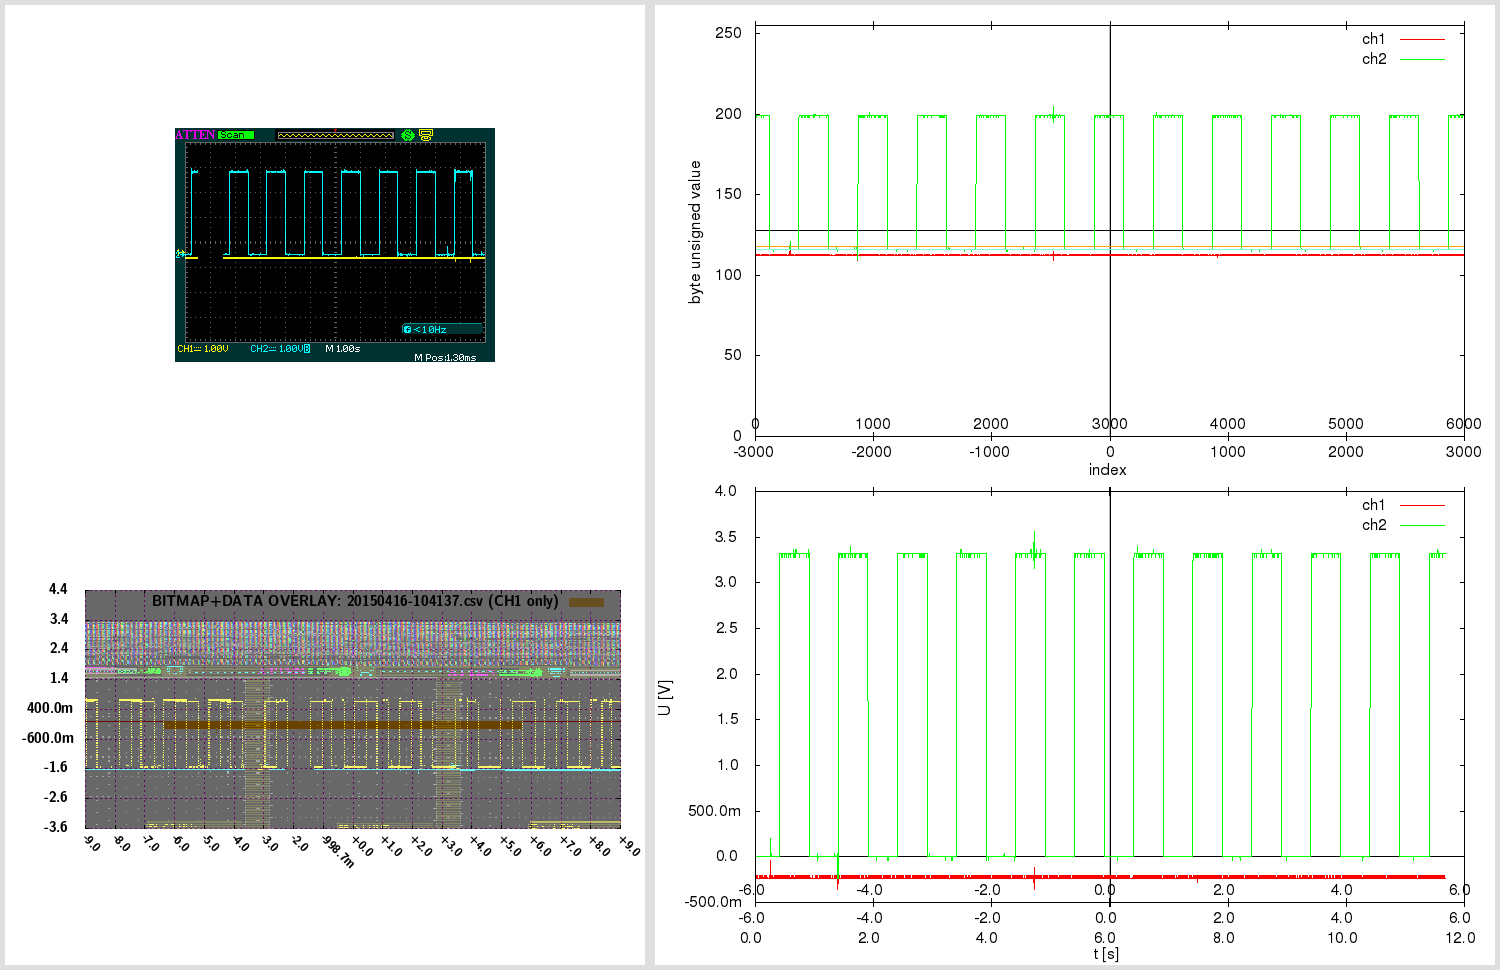

gnuplot code for this plot:

# 20150416-104137.gnuplot [generated by /home/warreee/attenload/adsparse-wave.pl]
# single gnuplot file, with two potentially independent scripts
# generates three plots: one based on integer, other based on real (SI) values
# and one bitmap overlay - and then montages them using ImageMagick

# attengrab .csv can just be centered (over t)
# -> the x=0 (t=0) will correspond to scope center
# (but .DAV/.CSV will also need extra sample alignment)

# in Linux, to see available fonts, do:
# fc-list --verbose | grep 'fullname:' | less
# the two fonts used here:
# LMSansDemiCond10-Regular or "Latin Modern Sans Demi Cond"; and Helvetica
# Helvetica doesn't even get reported on my system:
# $ fc-list --verbose | grep 'fullname:' | grep -i 'Helvetica\|Demi Cond'
#	fullname: "LM Sans Demi Cond 10 Regular"(s) "LMSansDemiCond10-Regular"(s)


print "Gnuplotting..."

## "master settings" (shared between both parts of script)

# line color - specified by linestyles
set style line 1 linetype 1 linecolor rgb "red"
set style line 2 linetype 1 linecolor rgb "green"
set style line 3 linetype 1 linecolor rgb "orange"
set style line 4 linetype 1 linecolor rgb "aquamarine"
set style line 5 linetype -1 linecolor rgb "black"
set style line 6 linetype -1 linecolor rgb "gray"
set style line 7 linetype 1 linecolor rgb "blue"


# VARIABLES ########### ########### ###########

fnbase="20150416-104137"
fn_bmp = fnbase . ".bmp"
fn_pngr = fnbase . "_r.png"
fn_pngi = fnbase . "_i.png"
fn_pngov = fnbase . "_ov.png"
fn_pngt = fnbase . "_tmp.png"
fn_pngo = fnbase . ".png"

# scope screen(shot) properties
tdiv = 1          # T/DIV (50e-9)
toffs = 0.00129999995231628        # time offset (scope) (200e-9)
vdiv1 = 1        # V/DIV CH1 (500e-3)
vdiv2 = 1         # V/DIV CH2 (50e-3)
voffs1 = -0.4         # volt offset CH1 (-1.5)
voffs2 = -0.48       # volt offset CH2 (100e-3)
sampintp  = 0.0020000001563    # (500e-12)
sampintf  = 1/sampintp
sratacqf  = 2500      # (250e6)
sratacqp  = 1/sratacqf
#osf = 1.00    # oversample factor (multiplies .CSV and .DAV time domain) # unused here
adsFactor = 1.28

# (edges of current capture and divisions)
scope_hdiv=18
scope_vdiv=8
# enforce floating point (see below)
scope_trange = scope_hdiv*tdiv*1.0    # (900e-9)
scope_left=toffs-(scope_trange/2)     # (-250e-9)
scope_right=toffs+(scope_trange/2)    # (650e-9)
scope_bottom=-voffs1-(scope_vdiv*vdiv1/2) # -500e-3
scope_top=-voffs1+(scope_vdiv*vdiv1/2)    # 3.5

totalch1Vspan=scope_vdiv*vdiv1
totalch2Vspan=scope_vdiv*vdiv2
ch1Vcoeff = adsFactor*totalch1Vspan/(2**8)
ch2Vcoeff = adsFactor*totalch2Vspan/(2**8)

voffs1int = voffs1/ch1Vcoeff  # -10
voffs2int = voffs2/ch2Vcoeff  # -12

acsv_fn = fnbase . '.csv' # '20130020-013902.csv' # from attenload tmp_wav
acsz=6000         # tmp_wav/.csv size (900)
fts=0.0020000001563         # final timestep (sampling period)
# here scope_trange could be 18*1, with acsz 16000;
# if as integer, 18/16000 would be 0 - enforce floating point
# above enforcing scope_trange to float doesn't work,
# must again here:
tdivp = 1.0*scope_trange/acsz   # sampling rate, based on scope range and numsamples in tmp (1ns)
tdivf = 1/tdivp             # freq based on that sampling rate

# just in case - not needed usually:
triglevel=440e-3
trigholdoff=100e-9

toffsamp = toffs/fts		# 0
# time finetune offset - int (samples) (depends on range)
tfoi = -164


#### extract bitmap from .png, if .bmp not present
# was -crop 480x234+10+10; now -crop 480x234+95+128

cmdstr = 'if (! test -f "'.fn_bmp.'") ; then \
  echo -n "'.fn_bmp.' not found .. " ; \
  if [ -f "'.fn_pngo.'" ] ; then \
    echo -n "'.fn_pngo.' found - extracting" ; \
    convert -crop 480x234+95+128 "'.fn_pngo.'" "'.fn_bmp.'" ; \
  else \
    echo -n "'.fn_pngo.' not found - cannot extract" ; \
  fi ; \
else \
  echo -n "'.fn_bmp.' found - using that" ; \
fi; echo'

#print cmdstr
# note - since cmdstr above uses double quotes,
# must use single quotes for bash here!:
print system("bash -c '". cmdstr ."' 2>&1")


##################################
###### plot directly with unsigned byte data

set terminal png size 840,480
set termoption enhanced
set termoption font "Helvetica, 12"

set output fn_pngi
set datafile separator ","

# set axis label
set xlabel "index" offset 0.0,0.8
set ylabel "byte unsigned value" offset 1.0,0.0


# horizontal line as functions
zeroline(x)=128
ch1offs(x)=128+voffs1int # (-10)
ch2offs(x)=128+voffs2int # (-12)

# vertical line - headless arrow
# "y" scope axis in middle:
ymI = acsz/2
set arrow from ymI,0 to ymI,255 nohead ls 5
# time offset:
toI = ymI - toffs/fts
set arrow from toI,0 to toI,255 nohead ls 6


# must use multiplot here, to have two x-axes
# and thus, must set lmargin, so both graphs match

set size 1.0,0.9      # 0.1/2 = 0.05
set bmargin 0
set lmargin 10
set yrange [0:255] # 8-bit


set multiplot

set origin 0,0.1
set xrange [0:acsz]
set xtics in
set xtics offset 0,graph 0.08
plot \
  zeroline(x) with lines notitle ls 5,\
  acsv_fn using 1:2 with lines title "ch1" ls 1, \
  "" using 1:3 with lines title "ch2" ls 2, \
  ch1offs(x) with lines notitle ls 3, \
  ch2offs(x) with lines notitle ls 4

unset arrow # if big offset, line from prev. can 'leak' in next at diff place, so reset

set origin 0,0.1
set xtics out
set xtics offset 0,graph 0.02
set xrange [-acsz/2:acsz/2-1]
#set xtics nomirror 500
set noytics
set noylabel
unset xlabel # set xlabel ""
set border 1
plot 0 notitle

set nomultiplot


### reset previous settings
#unset border # no work for default
set border    # Draw default borders:
set ytics
unset yrange


##################################
###### plot with converted real SI units

# reset # resets set style line!

set terminal png size 840,480
set termoption enhanced
set termoption font "Helvetica, 12"

set output fn_pngr
set datafile separator ","

# set axis label
set xlabel "t [s]" offset 0.0,0.1
set ylabel "U [V]" offset 1.0,0.0

# axis tics format
set format y "%.1s%c"
set format x "%.1s%c"


# horizontal line as functions
zerolineR(x)=0
# don't show real offsets; they could be way off depending on V/DIV
#ch1offsR(x)=0+(-0.4)
#ch2offsR(x)=0+(-0.48)

# "y" scope axis in middle (the +1 added to ymI so it snaps at 0):
ymR=(ymI+1)*fts
set arrow from ymR,graph 0 to ymR,graph 1 nohead ls 5
# time offset:
toR=toI*fts
set arrow from toR,graph 0 to toR,graph 1 nohead ls 6
# indicate scope range here too
set arrow from scope_left+toR,graph 0 to scope_left+toR,graph 1 nohead ls 7
set arrow from scope_right+toR,graph 0 to scope_right+toR,graph 1 nohead ls 7


# must use multiplot here, to have two x-axes
# and thus, must set lmargin, so both graphs match

set size 1.0,0.9      # 0.1/2 = 0.05
set bmargin 0
set lmargin 10
set yrange [] writeback # since we don't set explicity, must save autorange
set autoscale y

set multiplot

set origin 0,0.13
set xrange [0:acsz*fts]
set xtics out
set xtics offset 0,graph -0.03
plot \
  zerolineR(x) with lines notitle ls 5,\
  acsv_fn using ($4+tfoi*fts):5 with lines title "ch1" ls 1, \
  "" using ($4+tfoi*fts):6 with lines title "ch2" ls 2

set yrange restore # this saves the found yrange after `plot`
unset arrow # if big offset, line from prev. can 'leak' in next at diff place, so reset

set origin 0,0.13
set xtics out
set xtics offset 0,graph 0.02
set xrange [(-acsz/2)*fts:(acsz/2-1)*fts]
set noytics
set noylabel
unset xlabel # set xlabel ""
set border 1
plot GPVAL_Y_MIN notitle

set origin 0,0.13
set xtics in
set xtics offset 0,graph 0.08
# wrong to put xrange [scope_left:scope_right] here;
# as [scope_left:scope_right] could be a snippet,
# and this graph shows entire capture!
# simply move the previous scale for toffset
toRR=(acsz/2.)*fts-toR
set xrange [(-acsz/2)*fts+toRR:(acsz/2-1)*fts+toRR]
set noytics
set noylabel
unset xlabel # set xlabel ""
set border 1
plot GPVAL_Y_MIN notitle

set nomultiplot


##################################
###### plot with bitmap and data overlay

# here 840,480 remains as output png size,
# even if not set explicitly; also, make
# the height smaller - so can have gravity North in montage

set terminal png truecolor size 640,305 # size 840,480
set termoption enhanced
myfont="LMSansDemiCond10-Regular"   # LMSansDemiCond10-Regular or "Latin Modern Sans Demi Cond"
# cannot do concatenation direct in termoption line, so in separate string
myfontb="".myfont.", 12"
set termoption font myfontb

set output fn_pngov
set datafile separator ","


set autoscale
unset xtics
unset ytics
unset border
unset arrow # delete all arrows
unset object # (hopefully) delete objects?

set xrange [scope_left:scope_right]
xticstep=(scope_right-scope_left)/scope_hdiv
set xtics in scope_left,xticstep,scope_right scale 1
set yrange [scope_bottom:scope_top]
yticstep=(scope_top-scope_bottom)/scope_vdiv
set ytics in scope_bottom,yticstep,scope_top scale 1
set grid xtics ytics back linecolor rgb "magenta"
# right is only gnuplot 4.6 - without it ok w/ 4.4
#set xtics rotate by -45 offset 2.5,-1.50 right format "%+.1s%c" font myfont.',10'
set xtics rotate by -45 offset 0.0,0.0 format "%+.1s%c" font myfont.',10'
set key noenhanced

# dimensions of scope screenshot bitmap
bmp_w=480
bmp_h=234

# alpha bmp transparency [0:255]
bmp_alpha = 150
# boxes fillstyle transparent solid 0.10
box_transp = (1.-(acsz/16384.))*0.9 + 0.10

# plot string for data in transparent bitmap:
plot1au = "(($0-acsz/2.+tfoi)*fts+toffs):($5)"

# bmp_w=480 bmp_h=234 ; inside 451x201+15+14
# on plot: scope_left:scope_right and scope_bottom:scope_top!
# (so toffset is built in!)

bdx = scope_trange/(451.0-1)  # [s/pixel] /451: 1.99557e-09 vs 2.000e-9 manually
bdy = totalch1Vspan/(201.0-1) # [V/pixel] /201: 0.0199005 vs 0.02005 manually
bofx = -((scope_trange/2.0)-toffs+(15.0+0)*bdx) #-15.0*bdx # -2.8e-7
bofy = -((totalch1Vspan/2.0)+voffs1+(14.0+5)*bdy) #-14.0*bdy # -0.88

# seems `boxes fillstyle transparent solid 0.40` makes some seethroughs
# or something with bmp alpha overlay; but even without, all the same?
# because the red + blue (somehow inverted) creates a gray.. better green or orange

_plot_str = "zerolineR(x) with lines notitle ls 1,\
acsv_fn \
  using ".plot1au." with boxes fillstyle transparent solid box_transp noborder linestyle 3\
  title 'BITMAP+DATA OVERLAY: '.acsv_fn.' (CH1 only)',\
fn_bmp \
  binary array=(bmp_w,bmp_h) skip=54 format='%uchar' \
  dx=bdx dy=bdy origin=(bofx,bofy) \
  using 1:2:3:(bmp_alpha) \
  with rgbalpha t ''"

# seems actual plot in screenshot bitmap (480 × 234)
#  is at: 451x201+15+14; aspect ratio 201/451 = 0.445676
set size ratio 0.445676

eval("plot " . _plot_str)




##################################
###### montage commands

# used to be in attengrab; now here
# call ImageMagick montage via system
# and montage in `gnuplot` (easier to separate)

print "Montaging images..."
# this works in ImageMagick 6.6.2-6, but not in 6.5.7-8
#      '.fn_pngov.' -gravity Center -extent x480  \#
# must spec -extent 640x480 for 6.5

cmdstr = 'montage \
  <(montage \
    <(convert \
      '.fn_bmp.' -gravity Center -crop 640x480-10+0! -flatten  \
      bmp:-) \
    <(convert \
      '.fn_pngov.' -gravity Center -extent 640x480  \
      bmp:-) \
  -tile 1x -geometry +0+0  \
  bmp:-) \
  <(montage \
    '.fn_pngi.' \
    '.fn_pngr.' \
  -tile 1x -geometry +0+0  \
  bmp:-) \
-geometry +0+0 -border 5 \
'.fn_pngo

print cmdstr
print system('bash -c "'. cmdstr .'" 2>&1')

print "Deleting temp files ..."

delcmd = "rm"

# leave the bitmap for now
# actually, let attengrab handle it - since
# it may need to be re-taken!
# #cmdstr = delcmd ." ". fn_bmp
# #print cmdstr . "  " . system(cmdstr . " 2>&1")

cmdstr = delcmd ." ". fn_pngr
print cmdstr . "  " . system(cmdstr . " 2>&1")

cmdstr = delcmd ." ". fn_pngi
print cmdstr . "  " . system(cmdstr . " 2>&1")

cmdstr = delcmd ." ". fn_pngov
print cmdstr . "  " . system(cmdstr . " 2>&1")




# note:
# set terminal png size 840,480 # size defaults to 640x480 px
# set terminal pdf size 10,3 # size defaults to 5x3 in
# enhanced text: set termoption enhanced

# vertical line - headless arrow
# need ymin and ymax; gnuplot gives them only after plot -
# - and even then they do not correspond to end ticks
# - and even then, cannot get the arrow to show, after the second `plot`
# .. nor can I edit it anyhow; it must run before the first `plot`
# so instead of that, position y coordinates relative to graph (0 to 1)
#set arrow 1 from graph 0.5,0 to graph 0.5,1 nohead ls 5

# in multiplot, yrange should be after the size command
# note: xrange could be 2250 or 450
# so leave it to autoscale here? will be accurate since it's integer index...
# now set explicitly by script # below in multiplot

# axis tics format
# for engineering notation - 'help format specifiers':
# "A 'scientific' power is one such that the exponent is a multiple of three."

# print "Montaging images..."

# "The 'tile' size is then set to the largest dimentions
# of all the resized images, and the size actually specified."
# "by removing the 'size' component, non of the images will
# be resized, and the 'tile' size will be set to the largest
# dimensions of all the images given"
# not so simple: http://unix.stackexchange.com/questions/4046/
# can be done in one command with bash subprocess pipes (bash only)
# was: .fn_bmp.' -gravity NorthWest ; fn_pngov.' -gravity North
# can pad with -gravity Center -extent 640x480;
# but also with crop! -flatten - there have offset too!
# -geometry +2+2 can also mess up the last -border 5 !

# bmp scale worked for:
# bmp_w=480 bmp_h=234 ; inside 451x201+15+14
# tdiv = 5e-08,  toffs = 2e-07,  vdiv1 = 0.5,   voffs1 = -1.5,
# dx=2.000e-9 dy=0.02005 origin=(-2.8e-7,-0.88) for
# tspan = 18*tdiv = 18*5e-08 = 9e-07s
# vspan1 = 8*vdiv1 = 8*0.5 = 4V
# tspan/451 = 9e-07/451 = 1.99557e-09 s/pixel
# vspan1/201 = 4/201 = 0.0199005 V/pixel
# bdx=tspan/(451-1) = '9e-07/(451-1)' = 2e-09
# bdy=vspan1/(201-1) = '4/(201-1)' = 0.02
# 15*bdx = 15*2e-9 = 3e-08
# 14*bdy = 14*0.02 = 0.28
# 15*1.99557e-09 = 2.99335e-08
# 14*0.0199005 = 0.278607
